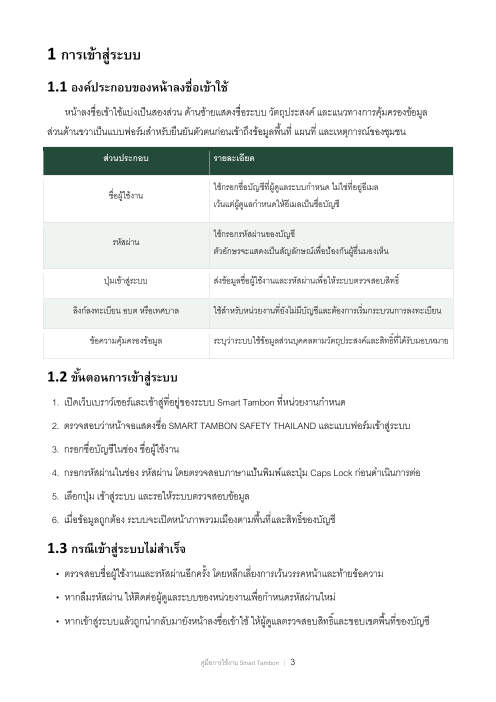
#> input picture .manual_render/page-03.png, 992 x 1404 px, given as the content of the folder ../.manual_render/page-03.png, which was not available (shown at 1/2 size)
$ python make_contact_sheets.py ../.manual_render/page-03.png out.png
#> lines starting #> are read from the running program, lines starting #| are printed output that depends on the picture
from pathlib import Path
import sys

from PIL import Image, ImageDraw


def main() -> None:
    source = Path(sys.argv[1])
    output = Path(sys.argv[2])
    output.mkdir(parents=True, exist_ok=True)
    pages = sorted(source.glob("page-*.png"))
    per_sheet = 9
    for start in range(0, len(pages), per_sheet):
        selected = pages[start : start + per_sheet]
        thumbs = []
        for path in selected:
            image = Image.open(path).convert("RGB")
#> image is the input picture: PIL image 992x1404 RGB; mean R, G, B 239.5, 241.2, 240.4
            image.thumbnail((360, 470))
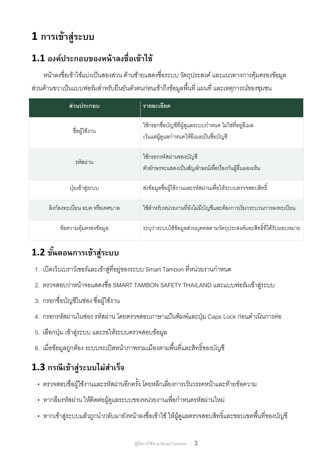
#> image: PIL image 332x470 RGB; mean R, G, B 239.3, 241, 240.2
            thumbs.append((path.name, image.copy()))
        sheet = Image.new("RGB", (1140, 1530), "#D9D9D9")
#> sheet: PIL image 1140x1530 RGB; every value is 217
        draw = ImageDraw.Draw(sheet)
        for index, (name, image) in enumerate(thumbs):
            x = 15 + (index % 3) * 375
            y = 35 + (index // 3) * 495
            sheet.paste(image, (x, y))
            draw.text((x, y - 22), name, fill="black")
#> this loop made 1 pass
#> (name, x, y) on pass 1: ('page-03.png', 15, 35)
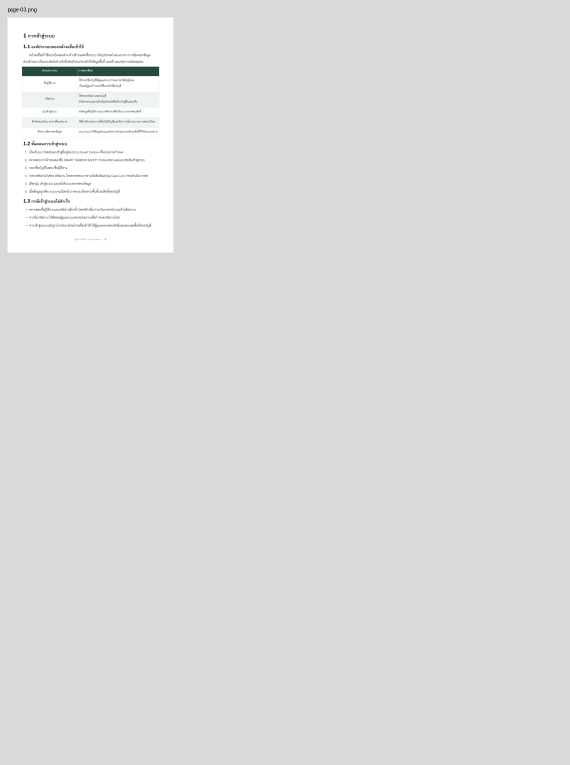
#> sheet: PIL image 1140x1530 RGB (shown at 1/2 size); mean R, G, B 219, 219.1, 219.1
        sheet.save(output / f"sheet-{start // per_sheet + 1:02d}.png")


if __name__ == "__main__":
    main()

$ run again, on .manual_render/page-04.png
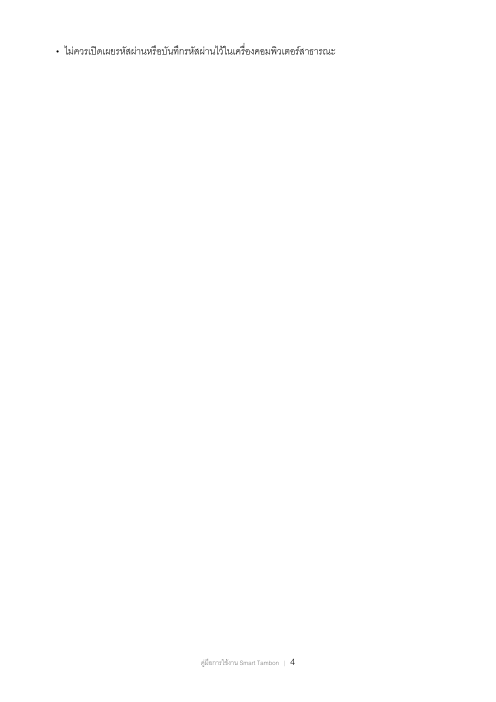
#> input picture .manual_render/page-04.png, 992 x 1404 px, given as the content of the folder ../.manual_render/page-04.png, which was not available (shown at 1/2 size)
#> in main, image is the input picture: PIL image 992x1404 RGB; min 0, max 255, mean 254.6
#> in main, `image.thumbnail((360, 470))`:
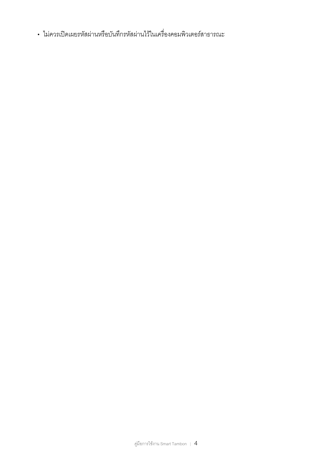
#> image: PIL image 332x470 RGB; min 23, max 255, mean 254.6
#> the loop in main, `for index, (name, image) in enumerate(thumbs):` made 1 pass
#> (name, x, y) on pass 1: ('page-04.png', 15, 35)
#> after the loop in main, `for index, (name, image) in enumerate(thumbs):`:
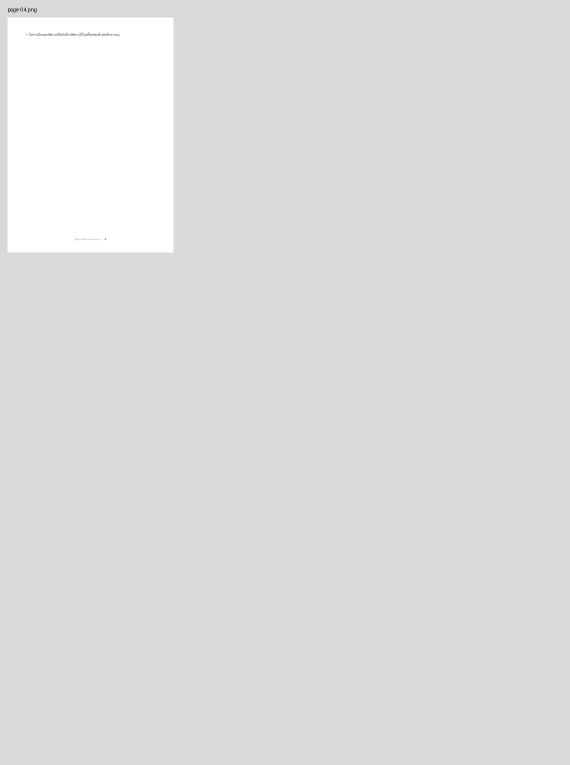
#> sheet: PIL image 1140x1530 RGB (shown at 1/2 size); min 3, max 255, mean 220.3

$ run again, on .manual_render/page-05.png
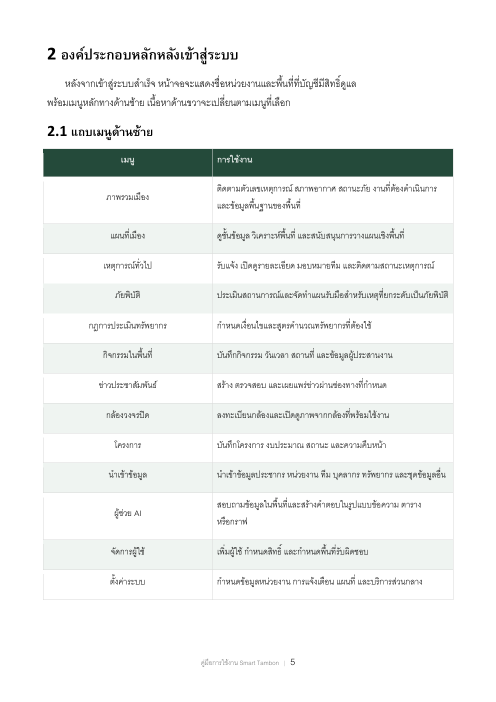
#> input picture .manual_render/page-05.png, 992 x 1404 px, given as the content of the folder ../.manual_render/page-05.png, which was not available (shown at 1/2 size)
#> in main, image is the input picture: PIL image 992x1404 RGB; mean R, G, B 239.7, 242, 240.8
#> in main, `image.thumbnail((360, 470))`:
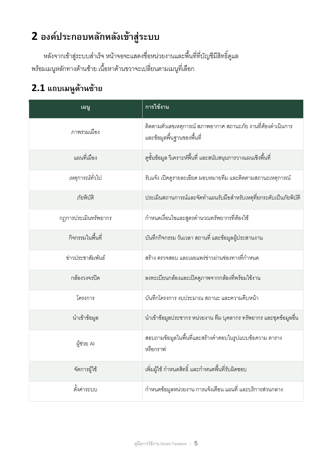
#> image: PIL image 332x470 RGB; mean R, G, B 239.6, 241.8, 240.7
#> the loop in main, `for index, (name, image) in enumerate(thumbs):` made 1 pass
#> (name, x, y) on pass 1: ('page-05.png', 15, 35)
#> after the loop in main, `for index, (name, image) in enumerate(thumbs):`:
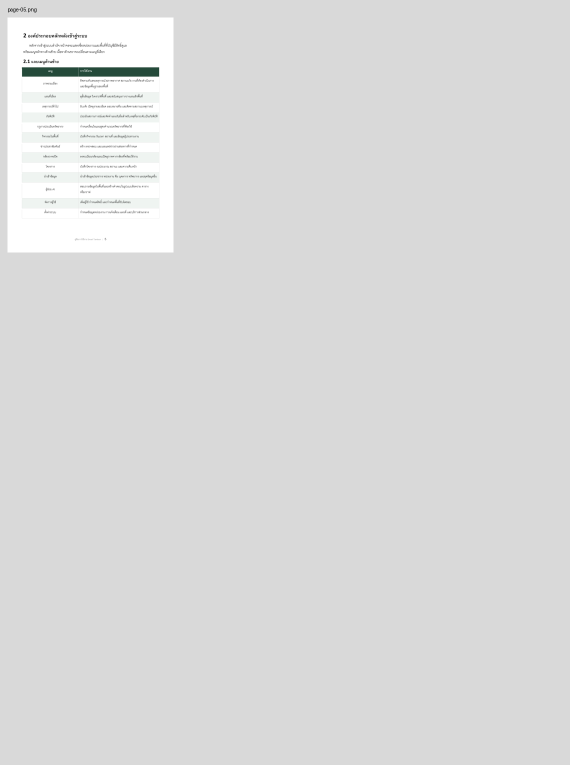
#> sheet: PIL image 1140x1530 RGB (shown at 1/2 size); mean R, G, B 219, 219.2, 219.1
